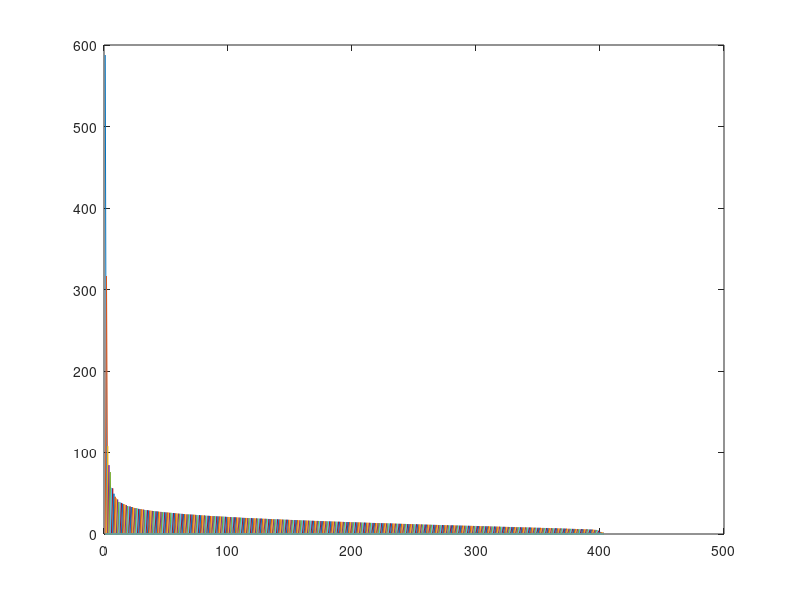
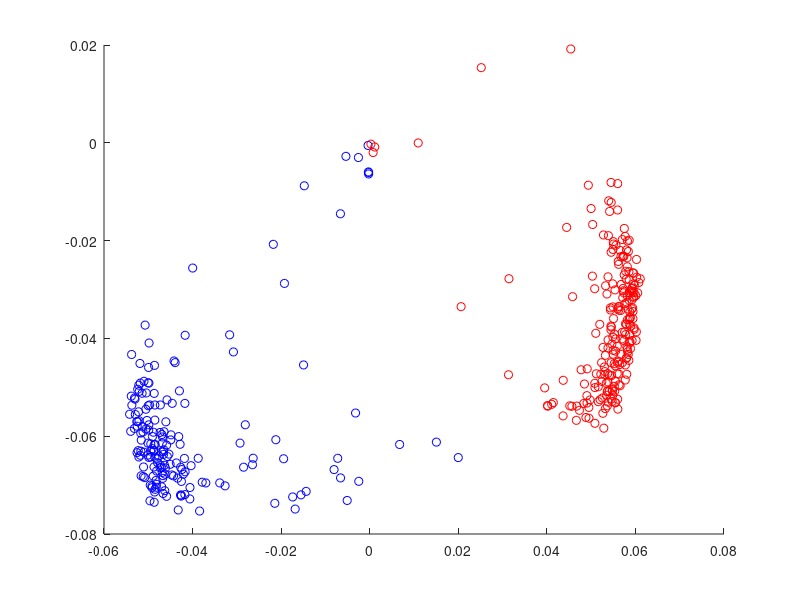
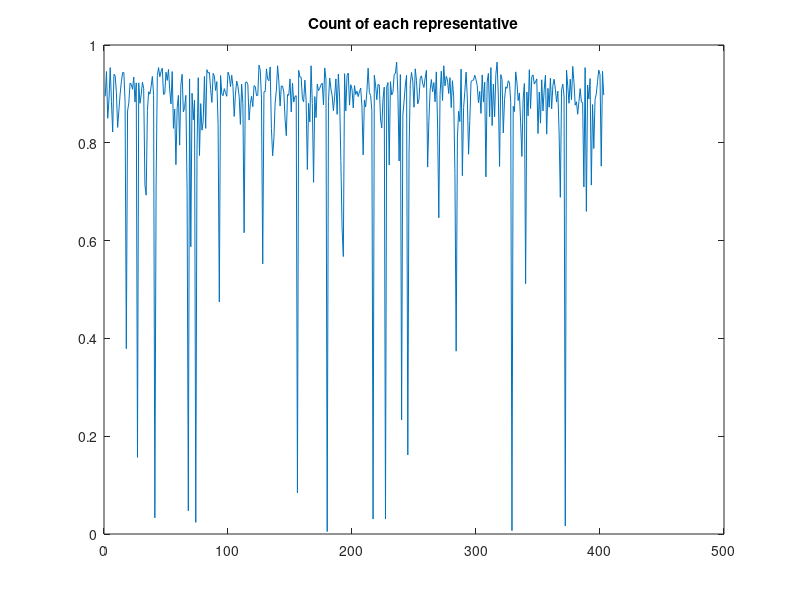
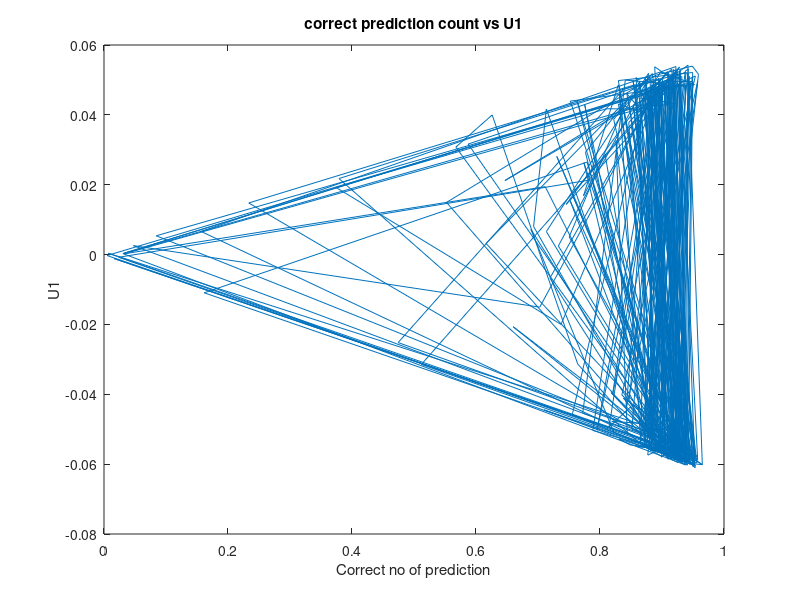

Write the MATLAB code that produced these figures, in order.
%house
clear all
fileID1 = fopen('house_names.txt','r');
names=textscan(fileID1,'%s')
parties=load('house_parties.txt')
votes=load('house_votes.txt')
democrats=find(parties==100)
republicans=find(parties==200)
independant=find(parties~=100 & parties~=200)

%3(b)
[u1,s1,v1]=svd(votes)
plot(s1)

%3(c)
hxdem=u1(democrats,1)
hydem=u1(democrats,2)
hxrep=u1(republicans,1)
hyrep=u1(republicans,2)
hxind=u1(independant,1)
hyind=u1(independant,2)
figure
hold on
scatter(hxdem,hydem,'b')
scatter(hxrep,hyrep,'r')
scatter(hxind,hyind,'g')

[u,s,v]=svds(votes,2)
votes1=u*s*v'
s1=sign(votes1)
yeaPred=find(s1(:)==1)
nayPred=find(s1(:)==-1)
yeaAct=find(votes(:)==1)
countYea=numel(yeaAct)
nayAct=find(votes(:)==-1)
countNay=numel(nayAct)

yeaAccuracy=numel( intersect( yeaPred, yeaAct ) )
nayAccuracy=numel( intersect( nayPred, nayAct ) )
perYea=yeaAccuracy/countYea*100
perNay=nayAccuracy/countNay*100
fprintf('Percent of accurate results for yea is %d\n',perYea)
fprintf('Percent of accurate results for nay is %d\n',perNay)

C=zeros(403,1)
for i=1:403
    Y=numel(intersect(find(s1(i,:)==1),find(votes(i,:)==1)))
    N=numel(intersect(find(s1(i,:)==-1),find(votes(i,:)==-1)))
    P=Y+N
    C(i)=P/1602
end
figure,

plot(C)
title('Count of each representative')
figure,

plot(C,u(:,1))
title('correct prediction count vs U1')
xlabel('Correct no of prediction')
ylabel('U1')
